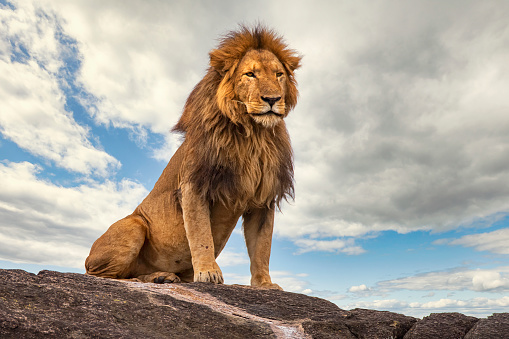
//> input picture adaptiveANDothers/Images.jpg, 509 x 339 px
$ ./adaptive   (built with g++ and OpenCV 4)
//> lines starting //> are read from the running program, lines starting //| are printed output that depends on the picture; after the words box and inside, x2 and y2 are one past the last pixel; in counts of white or black regions, pixels touching at a corner belong together
#include "opencv2/imgcodecs.hpp"
#include "opencv2/highgui.hpp"
#include "opencv2/imgproc.hpp"
#include <iostream>

int main() {
	cv::Mat img = cv::imread("Images.jpg", cv::IMREAD_GRAYSCALE);
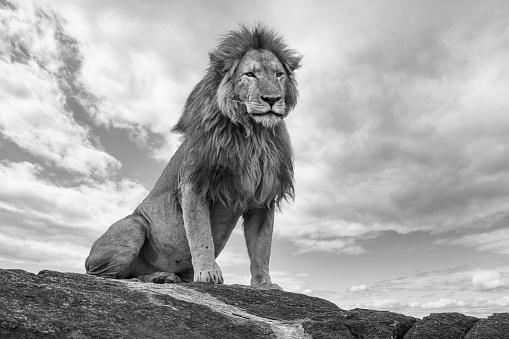
//> img: 339 rows x 509 cols, CV_8UC1; min 0, max 255, mean 166.8
	cv::Mat image = img.clone();
	const int N = 21;
	int i = 0;
	int j = 0;
        while (i < image.rows - N) {
	    while(j < image.cols - N){
		int thresh = 0;
		int sum = 0;
		for (int ii = i; ii < i + N; ++ii) {
			for (int jj = j; jj < j + N; ++jj) {
				sum += image.at<uchar>(ii, jj);
			}
		}
		thresh = sum / (N * N);
		for (int ii = i; ii < i + N; ++ii) {
                        for (int jj = j; jj < j + N; ++jj) {
                                image.at<uchar>(ii, jj) = image.at<uchar>(ii, jj) > thresh ? 255 : 0;
                        }
                }
		j += N;
	    }
		i += N;
		j = 0;
	}
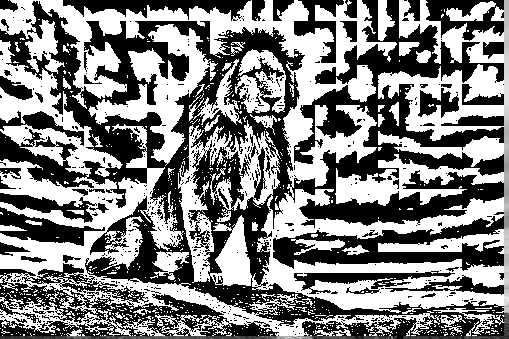
//> image: 339 rows x 509 cols, CV_8UC1; min 0, max 255, mean 129.3
//> after the loop, j = 0; i = 336
	cv::Mat dest;
	cv::adaptiveThreshold(img, dest, 255, cv::ADAPTIVE_THRESH_MEAN_C, cv::THRESH_BINARY, 11, 0);
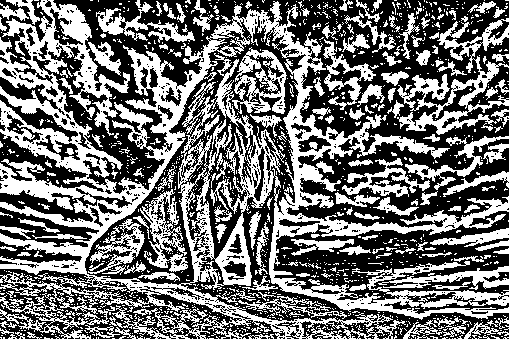
//> dest: 339 rows x 509 cols, CV_8UC1; 44.5% white; 1178 white regions (1021 under 20 px), largest, box (x1, y1, x2, y2) and area: (0, 0, 509, 339) 46589, (397, 18, 509, 135) 3703, (232, 47, 287, 114) 1620
	cv::imshow("myadaptive", image);
	cv::imshow("original", img);
	cv::imshow("opencv", dest);
	cv::waitKey(0);
}

$ run again, with adaptiveANDothers/histequal.png saved as adaptiveANDothers/Images.jpg
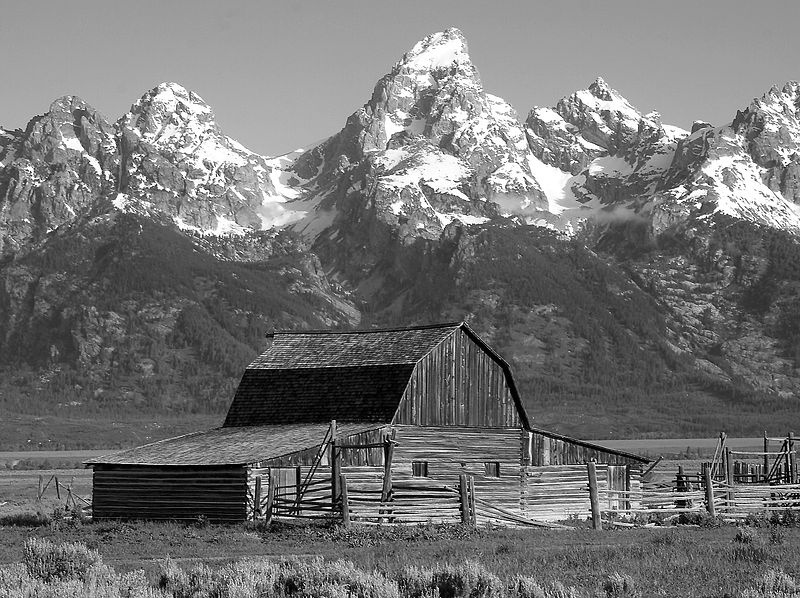
//> input picture adaptiveANDothers/histequal.png, 800 x 598 px
//> img is the input picture: 598 rows x 800 cols, CV_8UC1; min 0, max 255, mean 115.1
//> after the loop `while (i < image.rows - N)`:
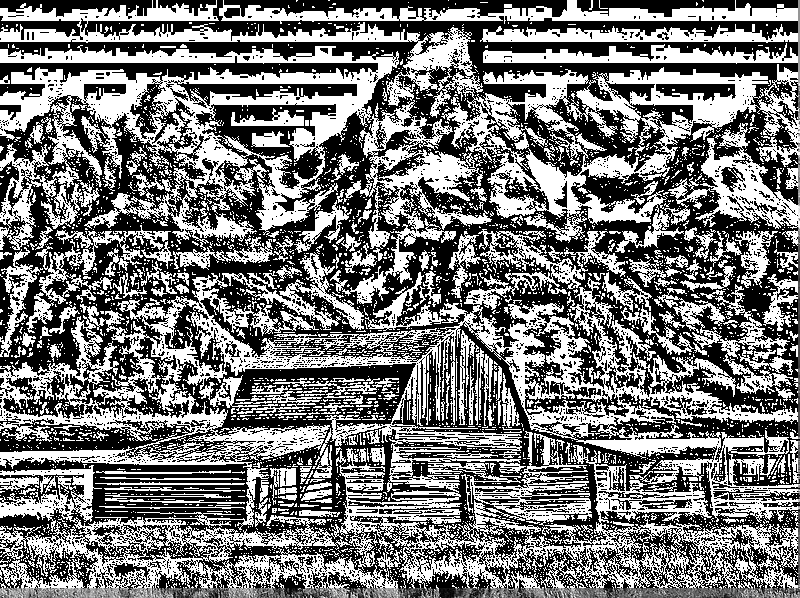
//> image: 598 rows x 800 cols, CV_8UC1; min 0, max 255, mean 119.7
//> after the loop `while (i < image.rows - N)`: j = 0; i = 588
//> `cv::adaptiveThreshold(img, dest, 255, cv::ADAPTIVE_THRESH_MEAN_C, cv::..`:
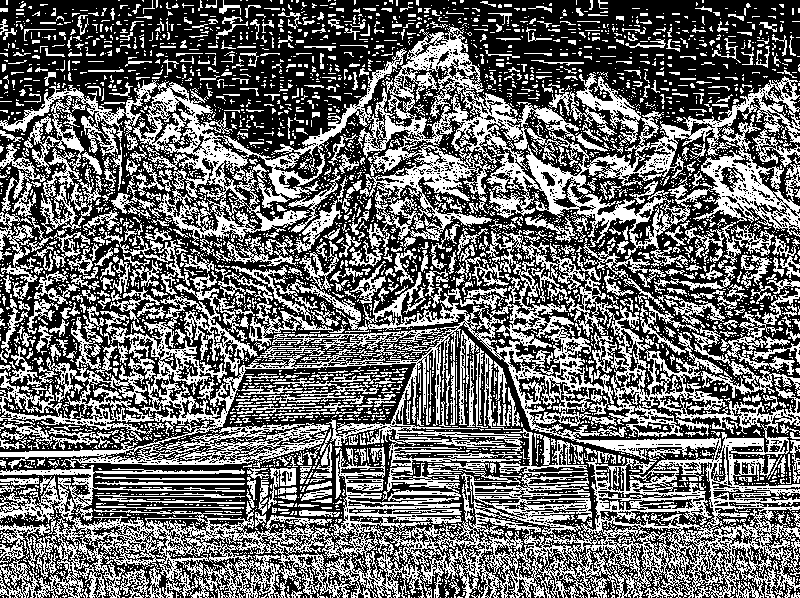
//> dest: 598 rows x 800 cols, CV_8UC1; 42% white in thin lines or dots
